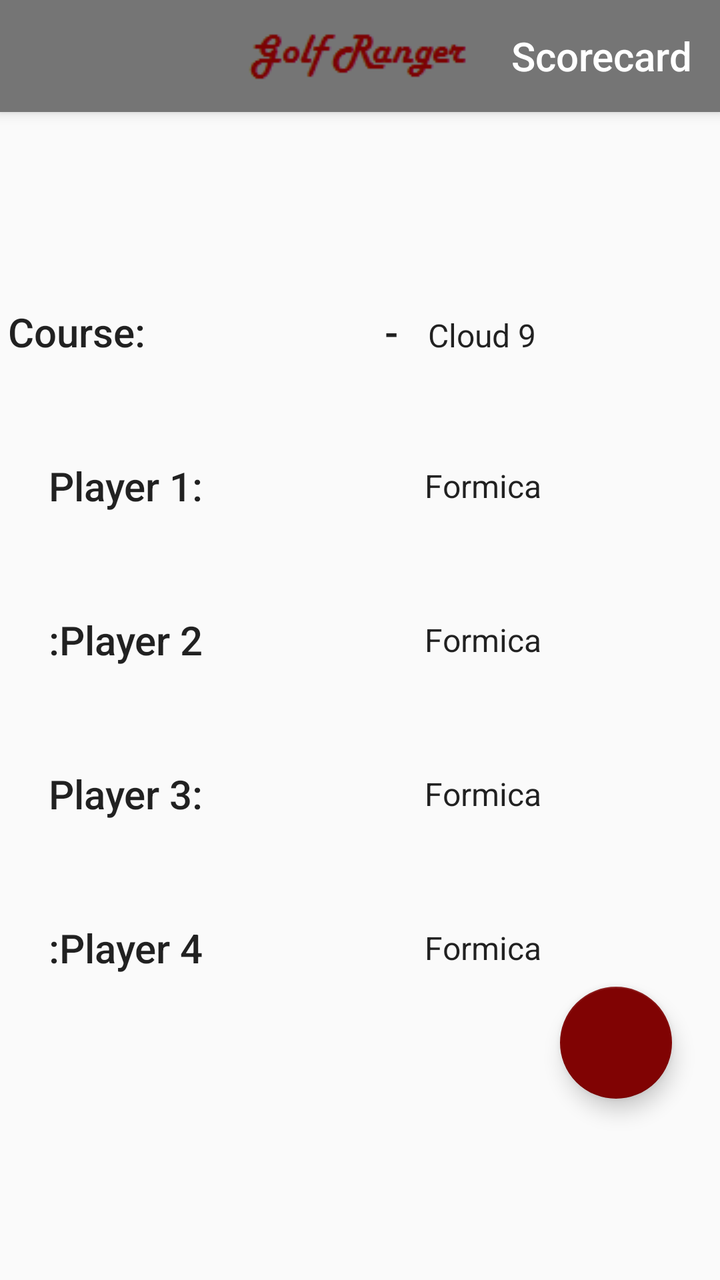
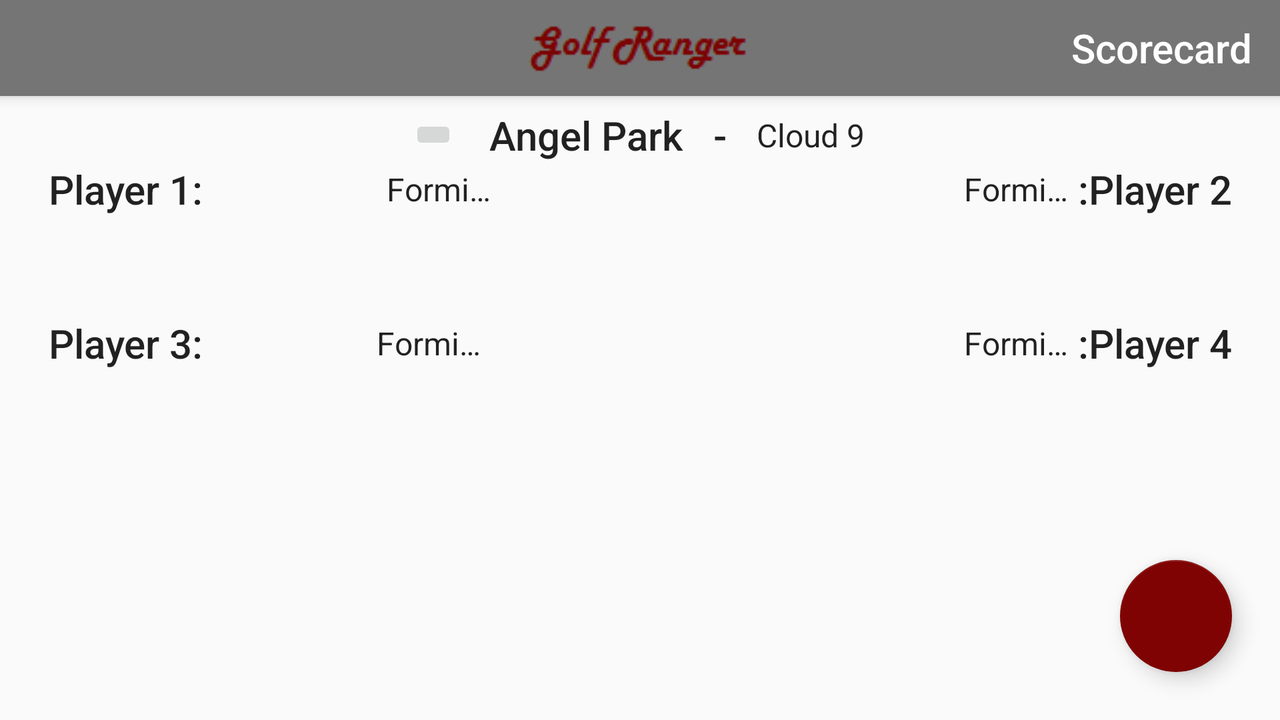

First picture: res/layout/ on a phone held upright. Second picture: the repository's own variant of that layout, on a device whose configuration matches the variant's folder. Source for both follows.
<!-- AndroidManifest.xml: application theme AppTheme -->
<!-- res/layout/activity_start_round.xml -->
<?xml version="1.0" encoding="utf-8"?>
<android.support.design.widget.CoordinatorLayout
    xmlns:android="http://schemas.android.com/apk/res/android"
    xmlns:app="http://schemas.android.com/apk/res-auto"
    xmlns:tools="http://schemas.android.com/tools"
    android:id="@+id/start_round_activity_coord_layout"
    android:layout_width="match_parent"
    android:layout_height="match_parent"
    android:orientation="vertical">

    <android.support.design.widget.AppBarLayout
        android:id="@+id/appbar"
        android:layout_width="match_parent"
        android:layout_height="?actionBarSize"
        android:background="?colorPrimary"
        android:gravity="bottom"
        android:elevation="@dimen/appbar_elevation">

        <android.support.v7.widget.Toolbar
            android:id="@+id/toolbar"
            android:layout_width="match_parent"
            android:layout_height="?actionBarSize"
            android:layout_marginLeft="@dimen/list_toolbar_side_margin"
            android:layout_marginRight="@dimen/list_toolbar_side_margin"
            android:minHeight="?actionBarSize"
            app:layout_scrollFlags="scroll|exitUntilCollapsed"
            app:popupTheme="@style/ThemeOverlay.AppCompat.Light"
            app:theme="@style/ThemeOverlay.AppCompat.Dark.ActionBar">

            <ImageView
                android:layout_width="wrap_content"
                android:layout_height="wrap_content"
                android:src="@drawable/banner"
                android:contentDescription="@string/logoCD"
                android:layout_gravity="center_horizontal"/>

            <TextView
                android:layout_width="wrap_content"
                android:layout_height="wrap_content"
                android:layout_gravity="center|end"
                android:gravity="center"
                android:layout_marginEnd="10dp"
                android:textAppearance="@style/Base.TextAppearance.AppCompat.Title"
                android:text="@string/startRoundTitle"/>

        </android.support.v7.widget.Toolbar>
    </android.support.design.widget.AppBarLayout>

    <LinearLayout
        android:id="@+id/round_info_holder"
        android:layout_width="match_parent"
        android:layout_height="wrap_content"
        android:clipToPadding="false"
        android:orientation="vertical"
        android:layout_gravity="center"
        android:outlineProvider="paddedBounds"
        android:paddingBottom="@dimen/recyclerViewPaddingBottom"
        android:paddingLeft="@dimen/list_side_margin"
        android:paddingRight="@dimen/list_side_margin"
        android:paddingTop="@dimen/recyclerViewPaddingTop">

        <LinearLayout
            android:id="@+id/courseHolder"
            android:layout_width="match_parent"
            android:layout_height="wrap_content"
            android:orientation="horizontal">

            <TextView
                android:id="@+id/courseLabel"
                android:layout_width="wrap_content"
                android:layout_height="wrap_content"
                android:text="@string/courseTitle"
                android:textAppearance="@style/Base.TextAppearance.AppCompat.Title"
                android:drawableStart="@drawable/ic_menu_edit"
                android:clickable="true"
                android:contentDescription="@string/addCourseContentDescription"
                android:onClick="getCourse"/>

            <TextView
                android:id="@+id/clubName"
                android:layout_width="wrap_content"
                android:layout_height="wrap_content"
                android:ems="4"
                android:lines="1"
                android:ellipsize="end"
                android:textAppearance="@style/Base.TextAppearance.AppCompat.Title"/>

            <TextView
                android:id="@+id/hyphen"
                android:layout_width="wrap_content"
                android:layout_height="wrap_content"
                android:textAppearance="@style/Base.TextAppearance.AppCompat.Title"
                android:layout_marginStart="15dp"
                android:layout_marginEnd="15dp"
                android:text="@string/hyphen"/>

            <TextView
                android:id="@+id/courseName"
                android:layout_width="wrap_content"
                android:layout_height="wrap_content"
                android:ems="4"
                android:lines="1"
                android:ellipsize="end"
                android:textAppearance="@style/Base.TextAppearance.AppCompat.Subhead"
                tools:text="Cloud 9"/>
            
        </LinearLayout>

        <LinearLayout
            android:id="@+id/p1Holder"
            android:orientation="horizontal"
            android:layout_width="match_parent"
            android:layout_height="wrap_content"
            android:layout_marginTop="@dimen/dividerMargin"
            android:gravity="start|center">

            <TextView
                android:id="@+id/p1Label"
                android:layout_width="wrap_content"
                android:layout_height="wrap_content"
                android:layout_marginEnd="20dp"
                android:layout_marginStart="20dp"
                android:textAppearance="@style/Base.TextAppearance.AppCompat.Title"
                android:gravity="center"
                android:clickable="true"
                android:onClick="getP1"
                android:contentDescription="@string/playerContentDescription"
                android:drawableStart="@drawable/ic_menu_edit"
                android:text="@string/player1Title"/>

            <TextView
                android:id="@+id/p1First"
                android:layout_width="wrap_content"
                android:layout_height="wrap_content"
                android:textAppearance="@style/Base.TextAppearance.AppCompat.Subhead"
                android:layout_marginEnd="15dp"
                android:ems="4"
                android:lines="1"
                android:ellipsize="end"
                android:gravity="start"/>

            <TextView
                android:id="@+id/p1Last"
                android:layout_width="wrap_content"
                android:layout_height="wrap_content"
                android:textAppearance="@style/Base.TextAppearance.AppCompat.Subhead"
                android:gravity="start"
                android:ems="4"
                android:lines="1"
                android:ellipsize="end"
                tools:text="Formica"/>

        </LinearLayout>

        <LinearLayout
            android:id="@+id/p2Holder"
            android:orientation="horizontal"
            android:layout_width="match_parent"
            android:layout_marginTop="@dimen/dividerMargin"
            android:layout_height="wrap_content"
            android:gravity="start|center">

            <TextView
                android:id="@+id/p2Label"
                android:layout_width="wrap_content"
                android:layout_height="wrap_content"
                android:layout_marginEnd="20dp"
                android:layout_marginStart="20dp"
                android:textAppearance="@style/Base.TextAppearance.AppCompat.Title"
                android:gravity="center"
                android:clickable="true"
                android:onClick="getP2"
                android:drawableStart="@drawable/ic_menu_edit"
                android:contentDescription="@string/playerContentDescription"
                android:text="@string/player2Title"/>

            <TextView
                android:id="@+id/p2First"
                android:layout_width="wrap_content"
                android:layout_height="wrap_content"
                android:textAppearance="@style/Base.TextAppearance.AppCompat.Subhead"
                android:layout_marginEnd="15dp"
                android:ems="4"
                android:lines="1"
                android:ellipsize="end"
                android:gravity="start"/>

            <TextView
                android:id="@+id/p2Last"
                android:layout_width="wrap_content"
                android:layout_height="wrap_content"
                android:textAppearance="@style/Base.TextAppearance.AppCompat.Subhead"
                android:gravity="start"
                android:ems="4"
                android:lines="1"
                android:ellipsize="end"
                tools:text="Formica"/>

        </LinearLayout>

        <LinearLayout
            android:id="@+id/p3Holder"
            android:orientation="horizontal"
            android:layout_marginTop="@dimen/dividerMargin"
            android:layout_width="match_parent"
            android:layout_height="wrap_content"
            android:gravity="start|center">

            <TextView
                android:id="@+id/p3Label"
                android:layout_width="wrap_content"
                android:layout_height="wrap_content"
                android:layout_marginEnd="20dp"
                android:layout_marginStart="20dp"
                android:textAppearance="@style/Base.TextAppearance.AppCompat.Title"
                android:gravity="center"
                android:clickable="true"
                android:onClick="getP3"
                android:text="@string/player3Title"
                android:contentDescription="@string/playerContentDescription"
                android:drawableStart="@drawable/ic_menu_edit"/>

            <TextView
                android:id="@+id/p3First"
                android:layout_width="wrap_content"
                android:layout_height="wrap_content"
                android:textAppearance="@style/Base.TextAppearance.AppCompat.Subhead"
                android:layout_marginEnd="15dp"
                android:ems="4"
                android:lines="1"
                android:ellipsize="end"
                android:gravity="start"/>

            <TextView
                android:id="@+id/p3Last"
                android:layout_width="wrap_content"
                android:layout_height="wrap_content"
                android:textAppearance="@style/Base.TextAppearance.AppCompat.Subhead"
                android:gravity="start"
                android:ems="4"
                android:lines="1"
                android:ellipsize="end"
                tools:text="Formica"/>

        </LinearLayout>

        <LinearLayout
            android:id="@+id/p4Holder"
            android:orientation="horizontal"
            android:layout_width="match_parent"
            android:layout_height="wrap_content"
            android:layout_marginTop="@dimen/dividerMargin"
            android:gravity="start|center">

            <TextView
                android:id="@+id/p4Label"
                android:layout_width="wrap_content"
                android:layout_height="wrap_content"
                android:layout_marginEnd="20dp"
                android:layout_marginStart="20dp"
                android:textAppearance="@style/Base.TextAppearance.AppCompat.Title"
                android:gravity="center"
                android:clickable="true"
                android:onClick="getP4"
                android:contentDescription="@string/playerContentDescription"
                android:drawableStart="@drawable/ic_menu_edit"
                android:text="@string/player4Title"/>

            <TextView
                android:id="@+id/p4First"
                android:layout_width="wrap_content"
                android:layout_height="wrap_content"
                android:layout_marginEnd="15dp"
                android:gravity="start"
                android:ems="4"
                android:lines="1"
                android:ellipsize="end"
                android:textAppearance="@style/Base.TextAppearance.AppCompat.Subhead"/>

            <TextView
                android:id="@+id/p4Last"
                android:layout_width="wrap_content"
                android:layout_height="wrap_content"
                android:textAppearance="@style/Base.TextAppearance.AppCompat.Subhead"
                android:gravity="start"
                android:ems="4"
                android:lines="1"
                android:ellipsize="end"
                tools:text="Formica"/>

        </LinearLayout>

    </LinearLayout>

    <android.support.design.widget.FloatingActionButton
        android:id="@+id/add_fab"
        android:layout_width="wrap_content"
        android:layout_height="wrap_content"
        android:layout_gravity="bottom|end"
        android:layout_margin="24dp"
        android:elevation="6dp"
        android:onClick="startRound"
        android:src="@drawable/ic_start_round"
        app:layout_anchor="@+id/round_info_holder"
        app:layout_anchorGravity="bottom|right|end"/>

</android.support.design.widget.CoordinatorLayout>
<!-- resources referenced by this layout -->
<resources>
  <dimen name="appbar_elevation">4dp</dimen>
  <dimen name="dividerMargin">50dp</dimen>
  <dimen name="list_side_margin">4dp</dimen>
  <dimen name="list_toolbar_side_margin">4dp</dimen>
  <dimen name="recyclerViewPaddingBottom">6dp</dimen>
  <dimen name="recyclerViewPaddingTop">6dp</dimen>
  <!-- drawable banner: png bitmap (drawable, 996 bytes) -->
  <string name="addCourseContentDescription">This Button Adds a Course</string>
  <string name="courseTitle">Course:\u0020\u0020</string>
  <string name="hyphen">-</string>
  <string name="logoCD">Title Image</string>
  <string name="player1Title">Player 1:</string>
  <string name="player2Title">:Player 2</string>
  <string name="player3Title">Player 3:</string>
  <string name="player4Title">:Player 4</string>
  <string name="playerContentDescription">This button adds a Player</string>
  <string name="startRoundTitle">Scorecard</string>
  <style name="AppTheme" parent="Theme.AppCompat.Light.NoActionBar">
          
          <item name="colorPrimary">@color/gray_600</item>
          <item name="colorPrimaryDark">@color/gray_800</item>
          <item name="colorAccent">@color/maroon</item>
      </style>
  <color name="gray_600">#757575</color>
  <color name="gray_800">#424242</color>
  <color name="maroon">#800303</color>
</resources>
<!-- res/layout-land/activity_start_round.xml (the repository's variant of the layout above) -->
<!-- drawn on the phone turned sideways -->
<?xml version="1.0" encoding="utf-8"?>
<android.support.design.widget.CoordinatorLayout
    xmlns:android="http://schemas.android.com/apk/res/android"
    xmlns:app="http://schemas.android.com/apk/res-auto"
    xmlns:tools="http://schemas.android.com/tools"
    android:id="@+id/start_round_activity_coord_layout"
    android:layout_width="match_parent"
    android:layout_height="match_parent"
    android:orientation="vertical">

    <android.support.design.widget.AppBarLayout
        android:id="@+id/appbar"
        android:layout_width="match_parent"
        android:layout_height="?actionBarSize"
        android:background="?colorPrimary"
        android:gravity="bottom"
        android:elevation="@dimen/appbar_elevation">

        <android.support.v7.widget.Toolbar
            android:id="@+id/toolbar"
            android:layout_width="match_parent"
            android:layout_height="?actionBarSize"
            android:layout_marginLeft="@dimen/list_toolbar_side_margin"
            android:layout_marginRight="@dimen/list_toolbar_side_margin"
            android:minHeight="?actionBarSize"
            app:layout_scrollFlags="scroll|exitUntilCollapsed"
            app:popupTheme="@style/ThemeOverlay.AppCompat.Light"
            app:theme="@style/ThemeOverlay.AppCompat.Dark.ActionBar">

            <ImageView
                android:layout_width="wrap_content"
                android:layout_height="wrap_content"
                android:src="@drawable/banner"
                android:contentDescription="@string/logoCD"
                android:layout_gravity="center_horizontal"/>

            <TextView
                android:layout_width="wrap_content"
                android:layout_height="wrap_content"
                android:layout_gravity="center|end"
                android:gravity="center"
                android:layout_marginEnd="10dp"
                android:textAppearance="@style/Base.TextAppearance.AppCompat.Title"
                android:text="@string/startRoundTitle"/>

        </android.support.v7.widget.Toolbar>
    </android.support.design.widget.AppBarLayout>

    <RelativeLayout
        android:id="@+id/round_info_holder"
        android:layout_width="match_parent"
        android:layout_height="match_parent"
        android:outlineProvider="paddedBounds"
        android:layout_marginTop="?actionBarSize"
        android:paddingBottom="@dimen/recyclerViewPaddingBottom"
        android:paddingLeft="@dimen/list_side_margin"
        android:paddingRight="@dimen/list_side_margin"
        android:paddingTop="@dimen/recyclerViewPaddingTop">

        <LinearLayout
            android:id="@+id/courseHolder"
            android:layout_width="wrap_content"
            android:layout_height="wrap_content"
            android:layout_centerHorizontal="true"
            android:layout_alignParentTop="true"
            android:gravity="center"
            android:orientation="horizontal">

            <ImageButton
                android:id="@+id/courseLabel"
                android:layout_width="wrap_content"
                android:layout_height="wrap_content"
                android:src="@drawable/ic_menu_edit"
                android:layout_marginEnd="16dp"
                android:contentDescription="@string/addCourseContentDescription"
                android:onClick="getCourse"/>

            <TextView
                android:id="@+id/clubName"
                android:layout_width="wrap_content"
                android:layout_height="wrap_content"
                android:textAppearance="@style/Base.TextAppearance.AppCompat.Title"
                tools:text="Angel Park"/>

            <TextView
                android:id="@+id/hyphen"
                android:layout_width="wrap_content"
                android:layout_height="wrap_content"
                android:textAppearance="@style/Base.TextAppearance.AppCompat.Title"
                android:layout_marginStart="15dp"
                android:layout_marginEnd="15dp"
                android:text="@string/hyphen"/>

            <TextView
                android:id="@+id/courseName"
                android:layout_width="wrap_content"
                android:layout_height="wrap_content"
                android:textAppearance="@style/Base.TextAppearance.AppCompat.Subhead"
                android:ems="3"
                android:lines="1"
                android:ellipsize="end"
                tools:text="Cloud 9"/>
        </LinearLayout>

        <LinearLayout
            android:id="@+id/p1Holder"
            android:orientation="horizontal"
            android:layout_below="@id/courseHolder"
            android:layout_alignParentStart="true"
            android:layout_width="wrap_content"
            android:layout_height="wrap_content"
            android:gravity="start|center">

            <TextView
                android:id="@+id/p1Label"
                android:layout_width="wrap_content"
                android:layout_height="wrap_content"
                android:layout_marginEnd="5dp"
                android:layout_marginStart="20dp"
                android:textAppearance="@style/Base.TextAppearance.AppCompat.Title"
                android:gravity="center"
                android:clickable="true"
                android:onClick="getP1"
                android:contentDescription="@string/playerContentDescription"
                android:drawableStart="@drawable/ic_menu_edit"
                android:text="@string/player1Title"/>

            <TextView
                android:id="@+id/p1First"
                android:layout_width="wrap_content"
                android:layout_height="wrap_content"
                android:textAppearance="@style/Base.TextAppearance.AppCompat.Subhead"
                android:layout_marginStart="15dp"
                android:layout_marginEnd="15dp"
                android:ems="3"
                android:lines="1"
                android:ellipsize="end"
                android:gravity="start"/>

            <TextView
                android:id="@+id/p1Last"
                android:layout_width="wrap_content"
                android:layout_height="wrap_content"
                android:textAppearance="@style/Base.TextAppearance.AppCompat.Subhead"
                android:gravity="start"
                android:ems="3"
                android:lines="1"
                android:ellipsize="end"
                tools:text="Formica"/>

        </LinearLayout>

        <LinearLayout
            android:id="@+id/p2Holder"
            android:orientation="horizontal"
            android:layout_width="wrap_content"
            android:layout_below="@id/courseHolder"
            android:layout_alignParentEnd="true"
            android:layout_height="wrap_content"
            android:gravity="end|center">

            <TextView
                android:id="@+id/p2First"
                android:layout_width="wrap_content"
                android:layout_height="wrap_content"
                android:textAppearance="@style/Base.TextAppearance.AppCompat.Subhead"
                android:layout_marginEnd="15dp"
                android:ems="3"
                android:lines="1"
                android:ellipsize="end"
                android:gravity="end"/>

            <TextView
                android:id="@+id/p2Last"
                android:layout_width="wrap_content"
                android:layout_height="wrap_content"
                android:textAppearance="@style/Base.TextAppearance.AppCompat.Subhead"
                android:gravity="end"
                android:ems="3"
                android:lines="1"
                android:ellipsize="end"
                tools:text="Formica"/>

            <TextView
                android:id="@+id/p2Label"
                android:layout_width="wrap_content"
                android:layout_height="wrap_content"
                android:layout_marginEnd="20dp"
                android:layout_marginStart="5dp"
                android:textAppearance="@style/Base.TextAppearance.AppCompat.Title"
                android:gravity="center"
                android:clickable="true"
                android:onClick="getP2"
                android:drawableEnd="@drawable/ic_menu_edit"
                android:contentDescription="@string/playerContentDescription"
                android:text="@string/player2Title"/>

        </LinearLayout>

        <LinearLayout
            android:id="@+id/p3Holder"
            android:orientation="horizontal"
            android:layout_below="@id/p1Holder"
            android:layout_alignParentStart="true"
            android:layout_marginTop="@dimen/dividerMargin"
            android:layout_width="wrap_content"
            android:layout_height="wrap_content"
            android:gravity="start|center">

            <TextView
                android:id="@+id/p3Label"
                android:layout_width="wrap_content"
                android:layout_height="wrap_content"
                android:layout_marginStart="20dp"
                android:textAppearance="@style/Base.TextAppearance.AppCompat.Title"
                android:gravity="center"
                android:clickable="true"
                android:onClick="getP3"
                android:text="@string/player3Title"
                android:contentDescription="@string/playerContentDescription"
                android:drawableStart="@drawable/ic_menu_edit"/>

            <TextView
                android:id="@+id/p3First"
                android:layout_width="wrap_content"
                android:layout_height="wrap_content"
                android:textAppearance="@style/Base.TextAppearance.AppCompat.Subhead"
                android:layout_marginStart="15dp"
                android:layout_marginEnd="15dp"
                android:ems="3"
                android:lines="1"
                android:ellipsize="end"
                android:gravity="start"/>

            <TextView
                android:id="@+id/p3Last"
                android:layout_width="wrap_content"
                android:layout_height="wrap_content"
                android:textAppearance="@style/Base.TextAppearance.AppCompat.Subhead"
                android:gravity="start"
                android:ems="3"
                android:lines="1"
                android:ellipsize="end"
                tools:text="Formica"/>

        </LinearLayout>

        <LinearLayout
            android:id="@+id/p4Holder"
            android:orientation="horizontal"
            android:layout_width="wrap_content"
            android:layout_marginTop="@dimen/dividerMargin"
            android:layout_below="@id/p2Holder"
            android:layout_alignParentEnd="true"
            android:layout_height="wrap_content"
            android:gravity="end|center">

            <TextView
                android:id="@+id/p4First"
                android:layout_width="wrap_content"
                android:layout_height="wrap_content"
                android:layout_marginEnd="15dp"
                android:gravity="end"
                android:ems="3"
                android:lines="1"
                android:ellipsize="end"
                android:textAppearance="@style/Base.TextAppearance.AppCompat.Subhead"/>

            <TextView
                android:id="@+id/p4Last"
                android:layout_width="wrap_content"
                android:layout_height="wrap_content"
                android:textAppearance="@style/Base.TextAppearance.AppCompat.Subhead"
                android:gravity="end"
                android:ems="3"
                android:lines="1"
                android:ellipsize="end"
                tools:text="Formica"/>

            <TextView
                android:id="@+id/p4Label"
                android:layout_width="wrap_content"
                android:layout_height="wrap_content"
                android:layout_marginEnd="20dp"
                android:layout_marginStart="5dp"
                android:textAppearance="@style/Base.TextAppearance.AppCompat.Title"
                android:gravity="center"
                android:clickable="true"
                android:onClick="getP4"
                android:contentDescription="@string/playerContentDescription"
                android:drawableEnd="@drawable/ic_menu_edit"
                android:text="@string/player4Title"/>

        </LinearLayout>
    </RelativeLayout>

    <android.support.design.widget.FloatingActionButton
        android:id="@+id/add_fab"
        android:layout_width="wrap_content"
        android:layout_height="wrap_content"
        android:layout_gravity="bottom|end"
        android:layout_margin="24dp"
        android:elevation="6dp"
        android:onClick="startRound"
        android:src="@drawable/ic_start_round"
        app:layout_anchor="@+id/round_info_holder"
        app:layout_anchorGravity="bottom|right|end"/>

</android.support.design.widget.CoordinatorLayout>
<!-- resources referenced by the variant -->
<!-- as the phone turned sideways resolves them -->
<resources>
  <dimen name="appbar_elevation">4dp</dimen>
  <dimen name="dividerMargin">50dp</dimen>
  <dimen name="list_side_margin">4dp</dimen>
  <dimen name="list_toolbar_side_margin">4dp</dimen>
  <dimen name="recyclerViewPaddingBottom">6dp</dimen>
  <dimen name="recyclerViewPaddingTop">6dp</dimen>
  <!-- drawable banner: png bitmap (drawable, 996 bytes) -->
  <string name="addCourseContentDescription">This Button Adds a Course</string>
  <string name="hyphen">-</string>
  <string name="logoCD">Title Image</string>
  <string name="player1Title">Player 1:</string>
  <string name="player2Title">:Player 2</string>
  <string name="player3Title">Player 3:</string>
  <string name="player4Title">:Player 4</string>
  <string name="playerContentDescription">This button adds a Player</string>
  <string name="startRoundTitle">Scorecard</string>
  <style name="AppTheme" parent="Theme.AppCompat.Light.NoActionBar">
          
          <item name="colorPrimary">@color/gray_600</item>
          <item name="colorPrimaryDark">@color/gray_800</item>
          <item name="colorAccent">@color/maroon</item>
      </style>
  <color name="gray_600">#757575</color>
  <color name="gray_800">#424242</color>
  <color name="maroon">#800303</color>
</resources>
